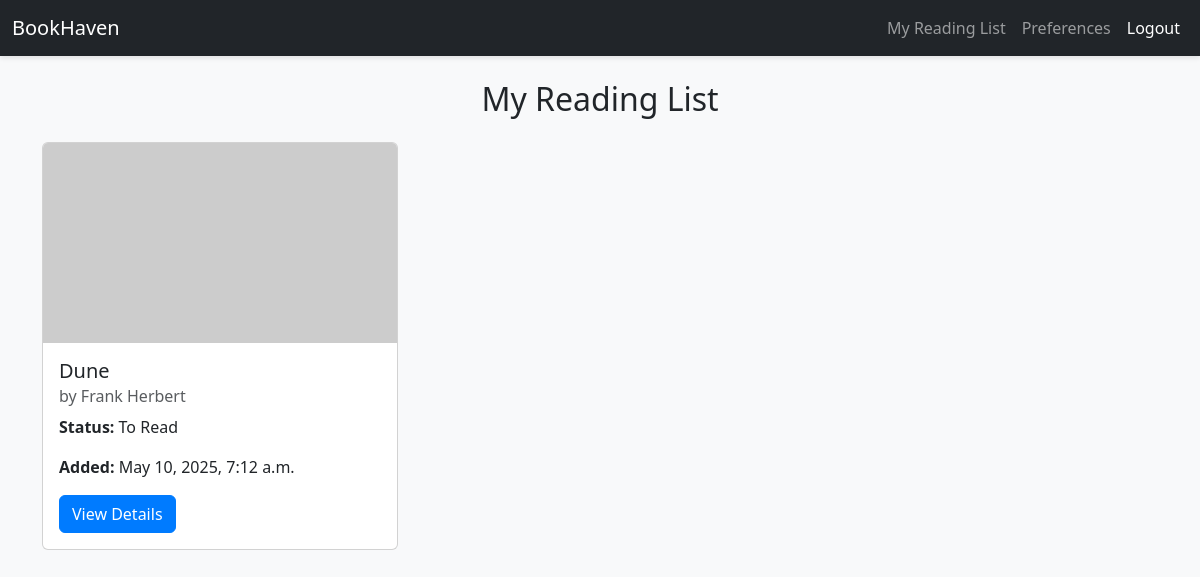
The app's page /reading-list/ (signed in) with its own data.
### core/models.py (models this page shows, shortened)
class ReadingList(models.Model):
    user = models.ForeignKey(User, on_delete=models.CASCADE)
    book = models.ForeignKey(Book, on_delete=models.CASCADE)
    status = models.CharField(max_length=20, choices=[
        ('to_read', 'To Read'),
        ('reading', 'Reading'),
        ('read', 'Read')
    ])
    added_date = models.DateTimeField(auto_now_add=True)
    class Meta:
        unique_together = ('user', 'book')

class Book(models.Model):
    title = models.CharField(max_length=200)
    author = models.CharField(max_length=100)
    genre = models.CharField(max_length=50)
    publication_year = models.IntegerField()
    isbn = models.CharField(max_length=13, unique=True)
    description = models.TextField(blank=True)
    image_url = models.URLField(blank=True, null=True)  # Add image URL field

### core/views.py (the view)
# urls.py: path('reading-list/', views.reading_list, name='reading_list'),
@login_required
def reading_list(request):
    reading_list_entries = ReadingList.objects.filter(user=request.user)
    return render(request, 'reading_list.html', {'reading_list_entries': reading_list_entries})

### templates/reading_list.html (shortened to what this page needs)
{% extends 'base.html' %}
{% block content %}
    <h2 class="text-center mb-4">My Reading List</h2>
    <div class="row">
        {% for entry in reading_list_entries %}
            <div class="col-md-4 mb-4">
                <div class="card h-100">
                    {% if entry.book.image_url %}
                        <img src="{{ entry.book.image_url }}" class="card-img-top book-image" alt="{{ entry.book.title }}">
                    {% endif %}
                    <div class="card-body">
                        <h5 class="card-title">{{ entry.book.title }}</h5>
                        <h6 class="card-subtitle mb-2 text-muted">by {{ entry.book.author }}</h6>
                        <p class="card-text"><strong>Status:</strong> {{ entry.get_status_display }}</p>
                        <p class="card-text"><strong>Added:</strong> {{ entry.added_date }}</p>
                        <a href="{% url 'book_detail' entry.book.id %}" class="btn btn-primary">View Details</a>
                    </div>
                </div>
            </div>
        {% empty %}
            <p class="text-center">Your reading list is empty. Add some books!</p>
        {% endfor %}
    </div>
{% endblock %}

### static/css/custom.css (style rules this page uses)
body { background-color: #f8f9fa; }
.card { transition: transform 0.2s; }
.book-image { width: 100%; height: 200px; object-fit: cover; }
.btn-primary { background-color: #007bff; border-color: #007bff; }

### records on screen
ReadingList: book "Dune", book.author "Frank Herbert", status "To Read", added_date "May 10, 2025, 7:12 a.m."
